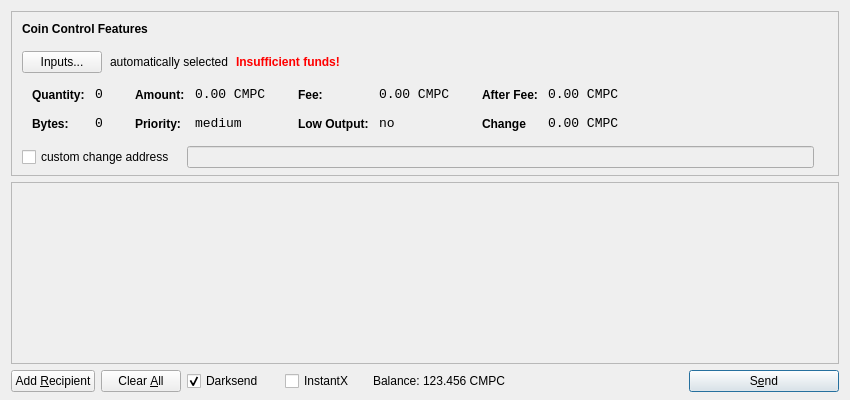
<?xml version="1.0" encoding="UTF-8"?>
<ui version="4.0">
 <class>SendCoinsDialog</class>
 <widget class="QDialog" name="SendCoinsDialog">
  <property name="geometry">
   <rect>
    <x>0</x>
    <y>0</y>
    <width>850</width>
    <height>400</height>
   </rect>
  </property>
  <property name="windowTitle">
   <string>Send Coins</string>
  </property>
  <layout class="QVBoxLayout" name="verticalLayout" stretch="0,1,0">
   <property name="bottomMargin">
    <number>8</number>
   </property>
   <item>
    <widget class="QFrame" name="frameCoinControl">
     <property name="sizePolicy">
      <sizepolicy hsizetype="Expanding" vsizetype="Expanding">
       <horstretch>0</horstretch>
       <verstretch>0</verstretch>
      </sizepolicy>
     </property>
     <property name="maximumSize">
      <size>
       <width>16777215</width>
       <height>16777215</height>
      </size>
     </property>
     <property name="frameShape">
      <enum>QFrame::StyledPanel</enum>
     </property>
     <property name="frameShadow">
      <enum>QFrame::Sunken</enum>
     </property>
     <layout class="QVBoxLayout" name="verticalLayoutCoinControl2">
      <property name="spacing">
       <number>-1</number>
      </property>
      <property name="leftMargin">
       <number>0</number>
      </property>
      <property name="topMargin">
       <number>0</number>
      </property>
      <property name="rightMargin">
       <number>0</number>
      </property>
      <property name="bottomMargin">
       <number>6</number>
      </property>
      <item>
       <layout class="QVBoxLayout" name="verticalLayoutCoinControl" stretch="0,0,0,0,1">
        <property name="spacing">
         <number>0</number>
        </property>
        <property name="leftMargin">
         <number>10</number>
        </property>
        <property name="topMargin">
         <number>10</number>
        </property>
        <item>
         <layout class="QHBoxLayout" name="horizontalLayoutCoinControl1">
          <property name="bottomMargin">
           <number>15</number>
          </property>
          <item>
           <widget class="QLabel" name="labelCoinControlFeatures">
            <property name="sizePolicy">
             <sizepolicy hsizetype="Preferred" vsizetype="Maximum">
              <horstretch>0</horstretch>
              <verstretch>0</verstretch>
             </sizepolicy>
            </property>
            <property name="font">
             <font>
              <weight>75</weight>
              <bold>true</bold>
             </font>
            </property>
            <property name="styleSheet">
             <string notr="true">font-weight:bold;</string>
            </property>
            <property name="text">
             <string>Coin Control Features</string>
            </property>
           </widget>
          </item>
         </layout>
        </item>
        <item>
         <layout class="QHBoxLayout" name="horizontalLayoutCoinControl2" stretch="0,0,0,0">
          <property name="spacing">
           <number>8</number>
          </property>
          <property name="bottomMargin">
           <number>10</number>
          </property>
          <item>
           <widget class="QPushButton" name="pushButtonCoinControl">
            <property name="styleSheet">
             <string notr="true"/>
            </property>
            <property name="text">
             <string>Inputs...</string>
            </property>
           </widget>
          </item>
          <item>
           <widget class="QLabel" name="labelCoinControlAutomaticallySelected">
            <property name="text">
             <string>automatically selected</string>
            </property>
            <property name="margin">
             <number>5</number>
            </property>
           </widget>
          </item>
          <item>
           <widget class="QLabel" name="labelCoinControlInsuffFunds">
            <property name="font">
             <font>
              <weight>75</weight>
              <bold>true</bold>
             </font>
            </property>
            <property name="styleSheet">
             <string notr="true">color:red;font-weight:bold;</string>
            </property>
            <property name="text">
             <string>Insufficient funds!</string>
            </property>
            <property name="margin">
             <number>5</number>
            </property>
           </widget>
          </item>
          <item>
           <spacer name="horizontalSpacerCoinControl">
            <property name="orientation">
             <enum>Qt::Horizontal</enum>
            </property>
            <property name="sizeHint" stdset="0">
             <size>
              <width>40</width>
              <height>1</height>
             </size>
            </property>
           </spacer>
          </item>
         </layout>
        </item>
        <item>
         <widget class="QWidget" name="widgetCoinControl" native="true">
          <property name="sizePolicy">
           <sizepolicy hsizetype="Preferred" vsizetype="Preferred">
            <horstretch>0</horstretch>
            <verstretch>0</verstretch>
           </sizepolicy>
          </property>
          <property name="minimumSize">
           <size>
            <width>0</width>
            <height>0</height>
           </size>
          </property>
          <property name="styleSheet">
           <string notr="true"/>
          </property>
          <layout class="QHBoxLayout" name="horizontalLayoutCoinControl5">
           <property name="margin">
            <number>0</number>
           </property>
           <item>
            <layout class="QHBoxLayout" name="horizontalLayoutCoinControl3" stretch="0,0,0,1">
             <property name="spacing">
              <number>20</number>
             </property>
             <property name="topMargin">
              <number>0</number>
             </property>
             <property name="bottomMargin">
              <number>10</number>
             </property>
             <item>
              <layout class="QFormLayout" name="formLayoutCoinControl1">
               <property name="horizontalSpacing">
                <number>10</number>
               </property>
               <property name="verticalSpacing">
                <number>14</number>
               </property>
               <property name="leftMargin">
                <number>10</number>
               </property>
               <property name="topMargin">
                <number>4</number>
               </property>
               <property name="rightMargin">
                <number>6</number>
               </property>
               <item row="0" column="0">
                <widget class="QLabel" name="labelCoinControlQuantityText">
                 <property name="styleSheet">
                  <string notr="true">font-weight:bold;</string>
                 </property>
                 <property name="text">
                  <string>Quantity:</string>
                 </property>
                 <property name="margin">
                  <number>0</number>
                 </property>
                </widget>
               </item>
               <item row="0" column="1">
                <widget class="QLabel" name="labelCoinControlQuantity">
                 <property name="font">
                  <font>
                   <family>Monospace</family>
                   <pointsize>10</pointsize>
                  </font>
                 </property>
                 <property name="cursor">
                  <cursorShape>IBeamCursor</cursorShape>
                 </property>
                 <property name="contextMenuPolicy">
                  <enum>Qt::ActionsContextMenu</enum>
                 </property>
                 <property name="text">
                  <string>0</string>
                 </property>
                 <property name="margin">
                  <number>0</number>
                 </property>
                 <property name="textInteractionFlags">
                  <set>Qt::LinksAccessibleByMouse|Qt::TextSelectableByKeyboard|Qt::TextSelectableByMouse</set>
                 </property>
                </widget>
               </item>
               <item row="1" column="0">
                <widget class="QLabel" name="labelCoinControlBytesText">
                 <property name="styleSheet">
                  <string notr="true">font-weight:bold;</string>
                 </property>
                 <property name="text">
                  <string>Bytes:</string>
                 </property>
                </widget>
               </item>
               <item row="1" column="1">
                <widget class="QLabel" name="labelCoinControlBytes">
                 <property name="font">
                  <font>
                   <family>Monospace</family>
                   <pointsize>10</pointsize>
                  </font>
                 </property>
                 <property name="cursor">
                  <cursorShape>IBeamCursor</cursorShape>
                 </property>
                 <property name="contextMenuPolicy">
                  <enum>Qt::ActionsContextMenu</enum>
                 </property>
                 <property name="text">
                  <string>0</string>
                 </property>
                 <property name="textInteractionFlags">
                  <set>Qt::LinksAccessibleByMouse|Qt::TextSelectableByKeyboard|Qt::TextSelectableByMouse</set>
                 </property>
                </widget>
               </item>
              </layout>
             </item>
             <item>
              <layout class="QFormLayout" name="formLayoutCoinControl2">
               <property name="horizontalSpacing">
                <number>10</number>
               </property>
               <property name="verticalSpacing">
                <number>14</number>
               </property>
               <property name="leftMargin">
                <number>6</number>
               </property>
               <property name="topMargin">
                <number>4</number>
               </property>
               <property name="rightMargin">
                <number>6</number>
               </property>
               <item row="0" column="0">
                <widget class="QLabel" name="labelCoinControlAmountText">
                 <property name="styleSheet">
                  <string notr="true">font-weight:bold;</string>
                 </property>
                 <property name="text">
                  <string>Amount:</string>
                 </property>
                 <property name="margin">
                  <number>0</number>
                 </property>
                </widget>
               </item>
               <item row="0" column="1">
                <widget class="QLabel" name="labelCoinControlAmount">
                 <property name="font">
                  <font>
                   <family>Monospace</family>
                   <pointsize>10</pointsize>
                  </font>
                 </property>
                 <property name="cursor">
                  <cursorShape>IBeamCursor</cursorShape>
                 </property>
                 <property name="contextMenuPolicy">
                  <enum>Qt::ActionsContextMenu</enum>
                 </property>
                 <property name="text">
                  <string>0.00 CMPC</string>
                 </property>
                 <property name="textInteractionFlags">
                  <set>Qt::LinksAccessibleByMouse|Qt::TextSelectableByKeyboard|Qt::TextSelectableByMouse</set>
                 </property>
                </widget>
               </item>
               <item row="1" column="0">
                <widget class="QLabel" name="labelCoinControlPriorityText">
                 <property name="styleSheet">
                  <string notr="true">font-weight:bold;</string>
                 </property>
                 <property name="text">
                  <string>Priority:</string>
                 </property>
                </widget>
               </item>
               <item row="1" column="1">
                <widget class="QLabel" name="labelCoinControlPriority">
                 <property name="font">
                  <font>
                   <family>Monospace</family>
                   <pointsize>10</pointsize>
                  </font>
                 </property>
                 <property name="cursor">
                  <cursorShape>IBeamCursor</cursorShape>
                 </property>
                 <property name="contextMenuPolicy">
                  <enum>Qt::ActionsContextMenu</enum>
                 </property>
                 <property name="text">
                  <string>medium</string>
                 </property>
                 <property name="textInteractionFlags">
                  <set>Qt::LinksAccessibleByMouse|Qt::TextSelectableByKeyboard|Qt::TextSelectableByMouse</set>
                 </property>
                </widget>
               </item>
              </layout>
             </item>
             <item>
              <layout class="QFormLayout" name="formLayoutCoinControl3">
               <property name="horizontalSpacing">
                <number>10</number>
               </property>
               <property name="verticalSpacing">
                <number>14</number>
               </property>
               <property name="leftMargin">
                <number>6</number>
               </property>
               <property name="topMargin">
                <number>4</number>
               </property>
               <property name="rightMargin">
                <number>6</number>
               </property>
               <item row="0" column="0">
                <widget class="QLabel" name="labelCoinControlFeeText">
                 <property name="styleSheet">
                  <string notr="true">font-weight:bold;</string>
                 </property>
                 <property name="text">
                  <string>Fee:</string>
                 </property>
                 <property name="margin">
                  <number>0</number>
                 </property>
                </widget>
               </item>
               <item row="0" column="1">
                <widget class="QLabel" name="labelCoinControlFee">
                 <property name="font">
                  <font>
                   <family>Monospace</family>
                   <pointsize>10</pointsize>
                  </font>
                 </property>
                 <property name="cursor">
                  <cursorShape>IBeamCursor</cursorShape>
                 </property>
                 <property name="contextMenuPolicy">
                  <enum>Qt::ActionsContextMenu</enum>
                 </property>
                 <property name="text">
                  <string>0.00 CMPC</string>
                 </property>
                 <property name="textInteractionFlags">
                  <set>Qt::LinksAccessibleByMouse|Qt::TextSelectableByKeyboard|Qt::TextSelectableByMouse</set>
                 </property>
                </widget>
               </item>
               <item row="1" column="0">
                <widget class="QLabel" name="labelCoinControlLowOutputText">
                 <property name="styleSheet">
                  <string notr="true">font-weight:bold;</string>
                 </property>
                 <property name="text">
                  <string>Low Output:</string>
                 </property>
                </widget>
               </item>
               <item row="1" column="1">
                <widget class="QLabel" name="labelCoinControlLowOutput">
                 <property name="font">
                  <font>
                   <family>Monospace</family>
                   <pointsize>10</pointsize>
                  </font>
                 </property>
                 <property name="cursor">
                  <cursorShape>IBeamCursor</cursorShape>
                 </property>
                 <property name="contextMenuPolicy">
                  <enum>Qt::ActionsContextMenu</enum>
                 </property>
                 <property name="text">
                  <string>no</string>
                 </property>
                 <property name="textInteractionFlags">
                  <set>Qt::LinksAccessibleByMouse|Qt::TextSelectableByKeyboard|Qt::TextSelectableByMouse</set>
                 </property>
                </widget>
               </item>
              </layout>
             </item>
             <item>
              <layout class="QFormLayout" name="formLayoutCoinControl4">
               <property name="horizontalSpacing">
                <number>10</number>
               </property>
               <property name="verticalSpacing">
                <number>14</number>
               </property>
               <property name="leftMargin">
                <number>6</number>
               </property>
               <property name="topMargin">
                <number>4</number>
               </property>
               <property name="rightMargin">
                <number>6</number>
               </property>
               <item row="0" column="0">
                <widget class="QLabel" name="labelCoinControlAfterFeeText">
                 <property name="styleSheet">
                  <string notr="true">font-weight:bold;</string>
                 </property>
                 <property name="text">
                  <string>After Fee:</string>
                 </property>
                 <property name="margin">
                  <number>0</number>
                 </property>
                </widget>
               </item>
               <item row="0" column="1">
                <widget class="QLabel" name="labelCoinControlAfterFee">
                 <property name="font">
                  <font>
                   <family>Monospace</family>
                   <pointsize>10</pointsize>
                  </font>
                 </property>
                 <property name="cursor">
                  <cursorShape>IBeamCursor</cursorShape>
                 </property>
                 <property name="contextMenuPolicy">
                  <enum>Qt::ActionsContextMenu</enum>
                 </property>
                 <property name="text">
                  <string>0.00 CMPC</string>
                 </property>
                 <property name="textInteractionFlags">
                  <set>Qt::LinksAccessibleByMouse|Qt::TextSelectableByKeyboard|Qt::TextSelectableByMouse</set>
                 </property>
                </widget>
               </item>
               <item row="1" column="0">
                <widget class="QLabel" name="labelCoinControlChangeText">
                 <property name="styleSheet">
                  <string notr="true">font-weight:bold;</string>
                 </property>
                 <property name="text">
                  <string>Change</string>
                 </property>
                </widget>
               </item>
               <item row="1" column="1">
                <widget class="QLabel" name="labelCoinControlChange">
                 <property name="font">
                  <font>
                   <family>Monospace</family>
                   <pointsize>10</pointsize>
                  </font>
                 </property>
                 <property name="cursor">
                  <cursorShape>IBeamCursor</cursorShape>
                 </property>
                 <property name="contextMenuPolicy">
                  <enum>Qt::ActionsContextMenu</enum>
                 </property>
                 <property name="text">
                  <string>0.00 CMPC</string>
                 </property>
                 <property name="textInteractionFlags">
                  <set>Qt::LinksAccessibleByMouse|Qt::TextSelectableByKeyboard|Qt::TextSelectableByMouse</set>
                 </property>
                </widget>
               </item>
              </layout>
             </item>
            </layout>
           </item>
          </layout>
         </widget>
        </item>
        <item>
         <layout class="QHBoxLayout" name="horizontalLayoutCoinControl4" stretch="0,0,0">
          <property name="spacing">
           <number>12</number>
          </property>
          <property name="sizeConstraint">
           <enum>QLayout::SetDefaultConstraint</enum>
          </property>
          <property name="topMargin">
           <number>5</number>
          </property>
          <property name="rightMargin">
           <number>5</number>
          </property>
          <item>
           <widget class="QCheckBox" name="checkBoxCoinControlChange">
            <property name="text">
             <string>custom change address</string>
            </property>
           </widget>
          </item>
          <item>
           <widget class="QLineEdit" name="lineEditCoinControlChange">
            <property name="enabled">
             <bool>false</bool>
            </property>
            <property name="sizePolicy">
             <sizepolicy hsizetype="Expanding" vsizetype="Fixed">
              <horstretch>0</horstretch>
              <verstretch>0</verstretch>
             </sizepolicy>
            </property>
           </widget>
          </item>
          <item>
           <widget class="QLabel" name="labelCoinControlChangeLabel">
            <property name="sizePolicy">
             <sizepolicy hsizetype="Preferred" vsizetype="Expanding">
              <horstretch>0</horstretch>
              <verstretch>0</verstretch>
             </sizepolicy>
            </property>
            <property name="minimumSize">
             <size>
              <width>0</width>
              <height>0</height>
             </size>
            </property>
            <property name="text">
             <string/>
            </property>
            <property name="margin">
             <number>3</number>
            </property>
           </widget>
          </item>
         </layout>
        </item>
        <item>
         <spacer name="verticalSpacerCoinControl">
          <property name="orientation">
           <enum>Qt::Vertical</enum>
          </property>
          <property name="sizeHint" stdset="0">
           <size>
            <width>800</width>
            <height>1</height>
           </size>
          </property>
         </spacer>
        </item>
       </layout>
      </item>
     </layout>
    </widget>
   </item>
   <item>
    <widget class="QScrollArea" name="scrollArea">
     <property name="widgetResizable">
      <bool>true</bool>
     </property>
     <widget class="QWidget" name="scrollAreaWidgetContents">
      <property name="geometry">
       <rect>
        <x>0</x>
        <y>0</y>
        <width>830</width>
        <height>165</height>
       </rect>
      </property>
      <layout class="QVBoxLayout" name="verticalLayout_2">
       <property name="margin">
        <number>0</number>
       </property>
       <item>
        <layout class="QVBoxLayout" name="entries">
         <property name="spacing">
          <number>6</number>
         </property>
        </layout>
       </item>
       <item>
        <spacer name="verticalSpacer">
         <property name="orientation">
          <enum>Qt::Vertical</enum>
         </property>
         <property name="sizeHint" stdset="0">
          <size>
           <width>20</width>
           <height>40</height>
          </size>
         </property>
        </spacer>
       </item>
      </layout>
     </widget>
    </widget>
   </item>
   <item>
    <layout class="QHBoxLayout" name="horizontalLayout">
     <item>
      <widget class="QPushButton" name="addButton">
       <property name="toolTip">
        <string>Send to multiple recipients at once</string>
       </property>
       <property name="text">
        <string>Add &amp;Recipient</string>
       </property>
       <property name="autoDefault">
        <bool>false</bool>
       </property>
      </widget>
     </item>
     <item>
      <widget class="QPushButton" name="clearButton">
       <property name="sizePolicy">
        <sizepolicy hsizetype="Minimum" vsizetype="Fixed">
         <horstretch>0</horstretch>
         <verstretch>0</verstretch>
        </sizepolicy>
       </property>
       <property name="toolTip">
        <string>Remove all transaction fields</string>
       </property>
       <property name="text">
        <string>Clear &amp;All</string>
       </property>
       <property name="autoRepeatDelay">
        <number>300</number>
       </property>
       <property name="autoDefault">
        <bool>false</bool>
       </property>
      </widget>
     </item>
     <item>
      <layout class="QHBoxLayout" name="horizontalLayout_2">
       <property name="spacing">
        <number>3</number>
       </property>
        <item>
        <widget class="QCheckBox" name="checkUseDarksend">
         <property name="minimumSize">
          <size>
           <width>95</width>
           <height>0</height>
          </size>
         </property>
         <property name="text">
          <string>Darksend</string>
         </property>
         <property name="checked">
          <bool>true</bool>
         </property>
        </widget>
       </item>
       <item>
        <widget class="QCheckBox" name="checkInstantX">
         <property name="enabled">
          <bool>true</bool>
         </property>
         <property name="minimumSize">
          <size>
           <width>85</width>
           <height>0</height>
          </size>
         </property>
         <property name="text">
          <string>InstantX</string>
         </property>
        </widget>
       </item>
       <item>
        <widget class="QLabel" name="label">
         <property name="sizePolicy">
          <sizepolicy hsizetype="Preferred" vsizetype="Fixed">
           <horstretch>0</horstretch>
           <verstretch>0</verstretch>
          </sizepolicy>
         </property>
         <property name="text">
          <string>Balance:</string>
         </property>
        </widget>
       </item>
       <item>
        <widget class="QLabel" name="labelBalance">
         <property name="sizePolicy">
          <sizepolicy hsizetype="Preferred" vsizetype="Fixed">
           <horstretch>0</horstretch>
           <verstretch>0</verstretch>
          </sizepolicy>
         </property>
         <property name="cursor">
          <cursorShape>IBeamCursor</cursorShape>
         </property>
         <property name="text">
          <string>123.456 CMPC</string>
         </property>
         <property name="textInteractionFlags">
          <set>Qt::LinksAccessibleByMouse|Qt::TextSelectableByKeyboard|Qt::TextSelectableByMouse</set>
         </property>
        </widget>
       </item>
      </layout>
     </item>
     <item>
      <spacer name="horizontalSpacer">
       <property name="orientation">
        <enum>Qt::Horizontal</enum>
       </property>
       <property name="sizeHint" stdset="0">
        <size>
         <width>40</width>
         <height>20</height>
        </size>
       </property>
      </spacer>
     </item>
     <item>
      <widget class="QPushButton" name="sendButton">
       <property name="minimumSize">
        <size>
         <width>150</width>
         <height>0</height>
        </size>
       </property>
       <property name="toolTip">
        <string>Confirm the send action</string>
       </property>
       <property name="text">
        <string>S&amp;end</string>
       </property>
       <property name="icon">
        <iconset resource="../bitcoin.qrc">
         <normaloff>:/icons/send</normaloff>:/icons/send</iconset>
       </property>
       <property name="default">
        <bool>true</bool>
       </property>
      </widget>
     </item>
    </layout>
   </item>
  </layout>
 </widget>
 <resources>
  <include location="../bitcoin.qrc"/>
 </resources>
 <connections/>
</ui>
